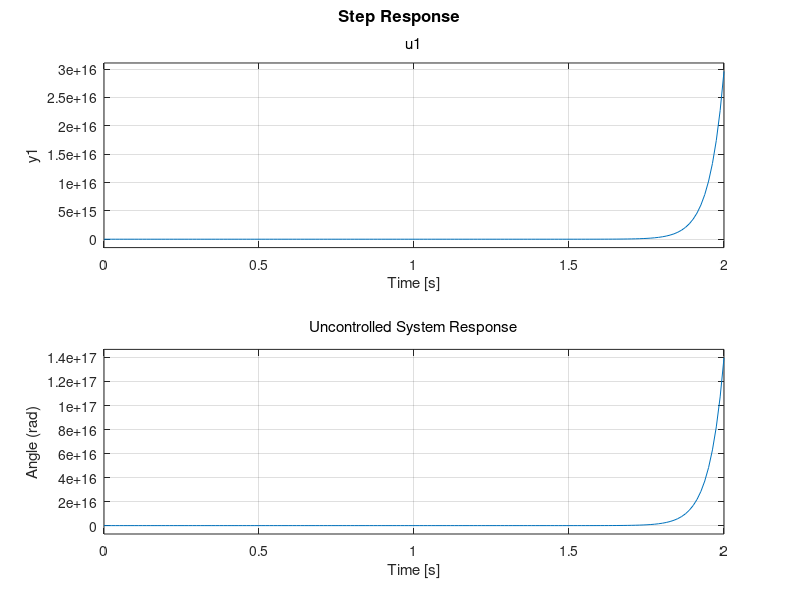
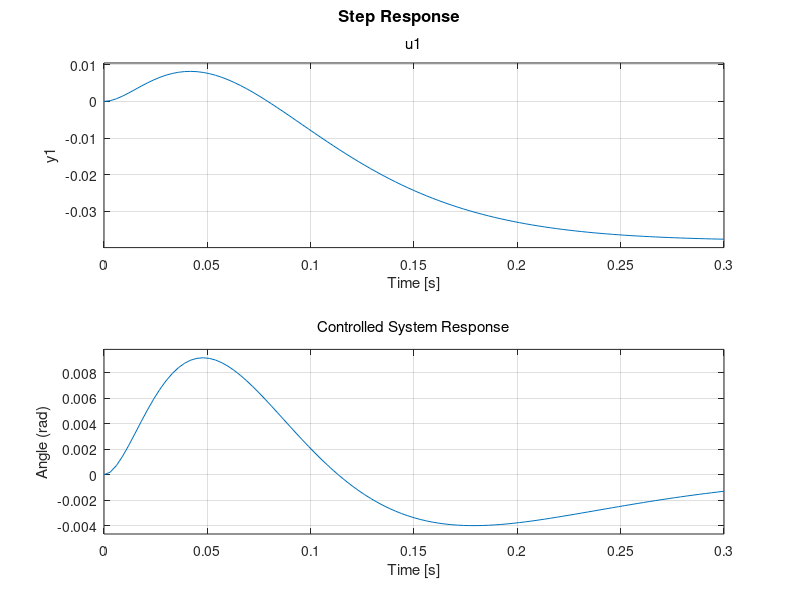

Write the MATLAB code that produced these figures, in order.
%%Parameters
Mp = 0.024;
Mr = 0.095;
b1 = 0.0005;
b2 = 0.0001;
Lp = 0.129;
Lr = 0.085;
g = 9.81;
Km = 0.042;
Rm = 8.4;
Jp = Mp*Lp^2/3;
Jr = Mr*Lr^2/3;
l = Lp/2;
J0 = 5.7198e-5+Mp*Lr^2;
J2 = 3.3185e-5+Mp*(Lp/2)^2;
Jt = J0*J2-(Mp^2)*(Lr^2)*((Lp/2)^2);

a32 = g*(Mp^2)*(Lp^2)*Lr/(4*Jt);
a33 = -(b1*J2/Jt + (Km^2)*J2/(Jt*Rm));
a34 = -b2*Mp*Lp*Lr/(2*Jt);
a42 = g*Mp*Lp*J0/Jt;
a43 = -(b1*Mp*Lp*Lr/(2*Jt) + Km^2*Mp*Lp*Lr/(2*Jt*Rm));
a44 = -b2*J0/Jt;

%%State space matrices
A  = [
    0, 0, 1, 0;
    0, 0, 0, 1;
    0, a32, a33, a34;
    0, a42, a43, a44
];

B = [0;
    0;
    J2*Km/(Jt*Rm);
    Km*Mp*Lp*Lr/(2*Jt*Rm)
];


n = size(A,2); %number of state variables
%The controllability matrix will have as many rows as B and
%n times the number of columns in B
controllabilityMat = zeros(size(B,1), n*size(B,2)); %empty matrix

for ind=1:n
    %allocate the necessary rows and columns to accommodate A*B
    controllabilityMat(:,size(B,2)*(ind-1)+1:size(B,2)*ind) = (A^(ind-1))*B;
end

rrC = rank(controllabilityMat);%row rank of controllability mat
numRows = size(controllabilityMat, 1); %number of rows

disp(controllabilityMat)
if( rrC == numRows)
    disp("Controllable")
end

C = [1 0 0 0;
     0 1 0 0];
D = [0; 0];

%The observability matrix will have as many columns as C, and
%n times as many rows as C
observabilityMat = zeros(n*size(C,1), size(C,2)); %empty matrix
for ind=1:n
    %allocate the necessary rows and columns to accommodate A*B
    observabilityMat(size(C,1)*(ind-1)+1:size(C,1)*ind,:) = C*A^(ind-1);
end

crO = rank(observabilityMat); %column rank of observability matrix
numCol = size(observabilityMat, 2); %number of columns in observability matrix

disp(observabilityMat)
if(crO == numCol)
    disp("Observable")
end

sys = ss(A, B, C, D);
pol = pole(sys);
figure()
step(sys)
ylabel("Angle (rad)")
title("Uncontrolled System Response")


p = [-25, -26, -27, -28];%desired pole placement
K = place(A, B, p)
Acl = A-B*K;
syscl = ss(Acl, B, C, D);
pcl = pole(syscl);
figure()
step(syscl)
ylabel("Angle (rad)")
title("Controlled System Response")

eigs = [-500, -501, -502, -503];%desired eigenvalues
L = (place(A', C', eigs))'
